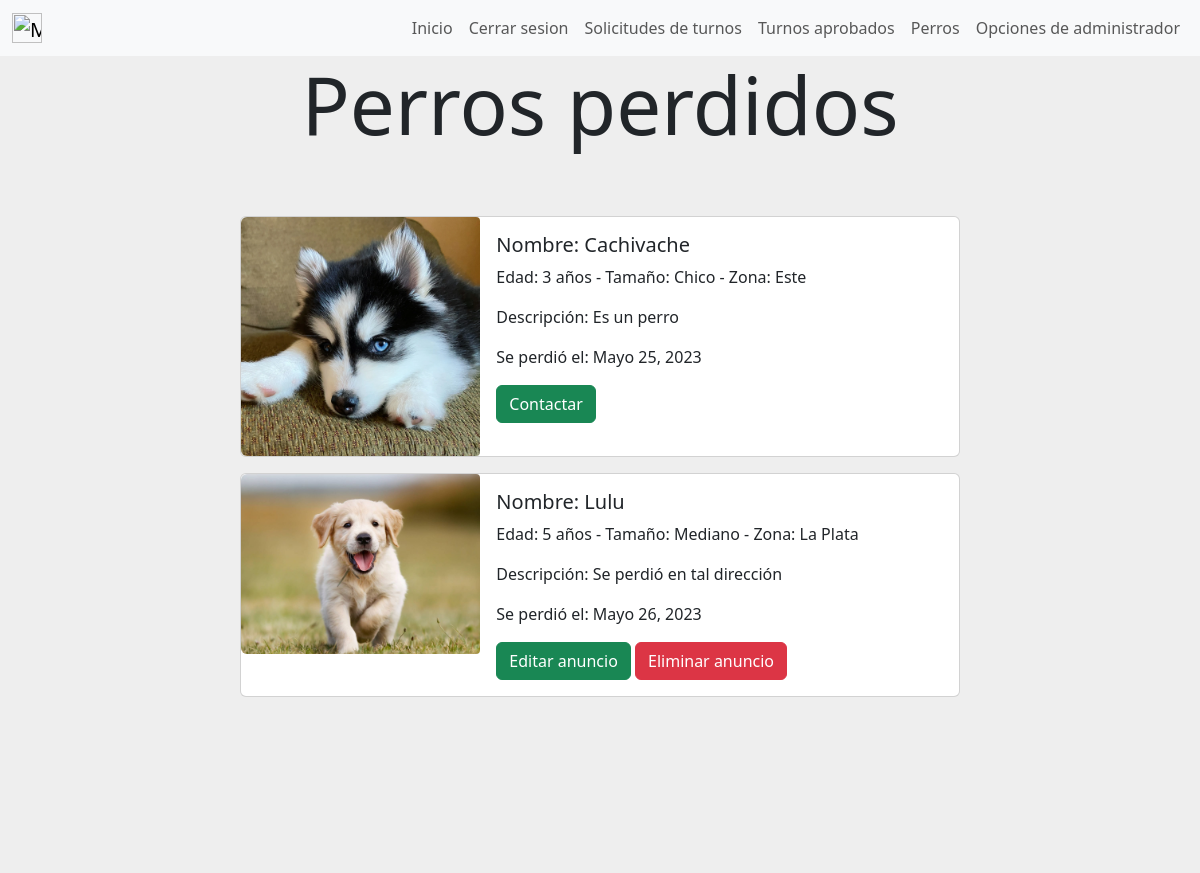
The page /perros_perdidos (signed in) on the database its author committed.
### gestion_de_mascotas/models.py (models this page shows, shortened)
class Perro_perdido(models.Model):
    nombre=models.CharField(max_length=30)
    edad =  models.IntegerField()
    size = models.CharField(max_length=50)
    descripcion=models.CharField(max_length=100)
    imagen=models.ImageField(upload_to='perros_perdidos')
    fecha_perdido = models.DateField()
    zona = models.CharField(max_length=100)
    created=models.DateTimeField(auto_now_add=True)
    updated=models.DateTimeField(auto_now_add=True)
    created_by = models.ForeignKey(User, on_delete=models.CASCADE)
    class Meta:
        verbose_name='perro_perdido'
        verbose_name_plural='perros_perdidos'

### gestion_de_mascotas/views.py (the view)
# urls.py: path('perros_perdidos',views.perros_perdidos, name= "perros_perdidos"),
def perros_perdidos (request) :
    perros_perdidos=Perro_perdido.objects.all()
    return render(request,"gestion_de_mascotas/perros_perdidos.html",{"perros_perdidos":perros_perdidos})

### gestion_de_mascotas/templates/gestion_de_mascotas/perros_perdidos.html (shortened to what this page needs)
{% extends "gestion_de_usuarios/base.html" %}
{% block content %}
<div style="background-color:#eee;height: 20%;text-align: center;">
    <h1 class="display-1">Perros perdidos</h1>
</div>
        {% if perros_perdidos.count == 0 %}
        <div style="background-color: #eee;background-position: center;background-size: cover; align-items: center;justify-content: center;display: flex;">
            <div class="card mb-3 element-home-color" style="width: 60%;">
                <div class="row g-0">
                    <div class="card">
                        <div class="card-body">
                            Aún no hay publicaciones.
                        </div>
                    </div>
                </div>
            </div>
        </div>
        {% else %}
        {% for perro in perros_perdidos %}
        <div style="background-color: #eee;background-position: center;background-size: cover; align-items: center;justify-content: center;display: flex;">
            <div class="card mb-3 element-home-color" style="width: 60%;">
                <div class="row g-0">
                <div class="col-md-4">
                    <img src="{{perro.imagen.url}}" class="img-fluid rounded-start" alt="..." style="border-radius: 4px;">
                </div>
                <div class="col-md-8">
                    <div class="card-body">
                    <h5 class="card-title">Nombre: {{perro.nombre}}</h5>
                    <p class="card-text">Edad: {{perro.edad}} años - Tamaño: {{perro.size}} - Zona: {{perro.zona}}</p>
                    <p class="card-text">Descripción: {{perro.descripcion}}</p>
                    <p class="card-text">Se perdió el: {{perro.fecha_perdido}}</p>
                    {% if user.is_authenticated and perro.created_by == user %}
                    <a href ="{% url 'editar_anuncio_perdido' perro.id %}" class="btn btn-success" style="color:white;">Editar anuncio</a>
                    <a href ="#" class="btn btn-danger" onclick="delete_anuncio_perdido({{perro.id}})" style="color:white;">Eliminar anuncio</a>
                    {% else %}
                    <a href ="{% url 'contacto_perdido' perro.id %}" class=" btn btn-success" >Contactar</a>
                    {% endif %}
                    </div>
                </div>
                </div>
            </div>
        </div>
        {% endfor %}
<div style="background-color:#eee;height: 20%;">
</div>
{% endif %}
{% endblock %}

### rows shown on the page
Perro_perdido: imagen (picture), nombre "Cachivache", edad "3", size "Chico", zona "Este", descripcion "Es un perro", fecha_perdido "Mayo 25, 2023", shows "Contactar"
Perro_perdido: imagen (picture), nombre "Lulu", edad "5", size "Mediano", zona "La Plata", descripcion "Se perdió en tal dirección", fecha_perdido "Mayo 26, 2023"
